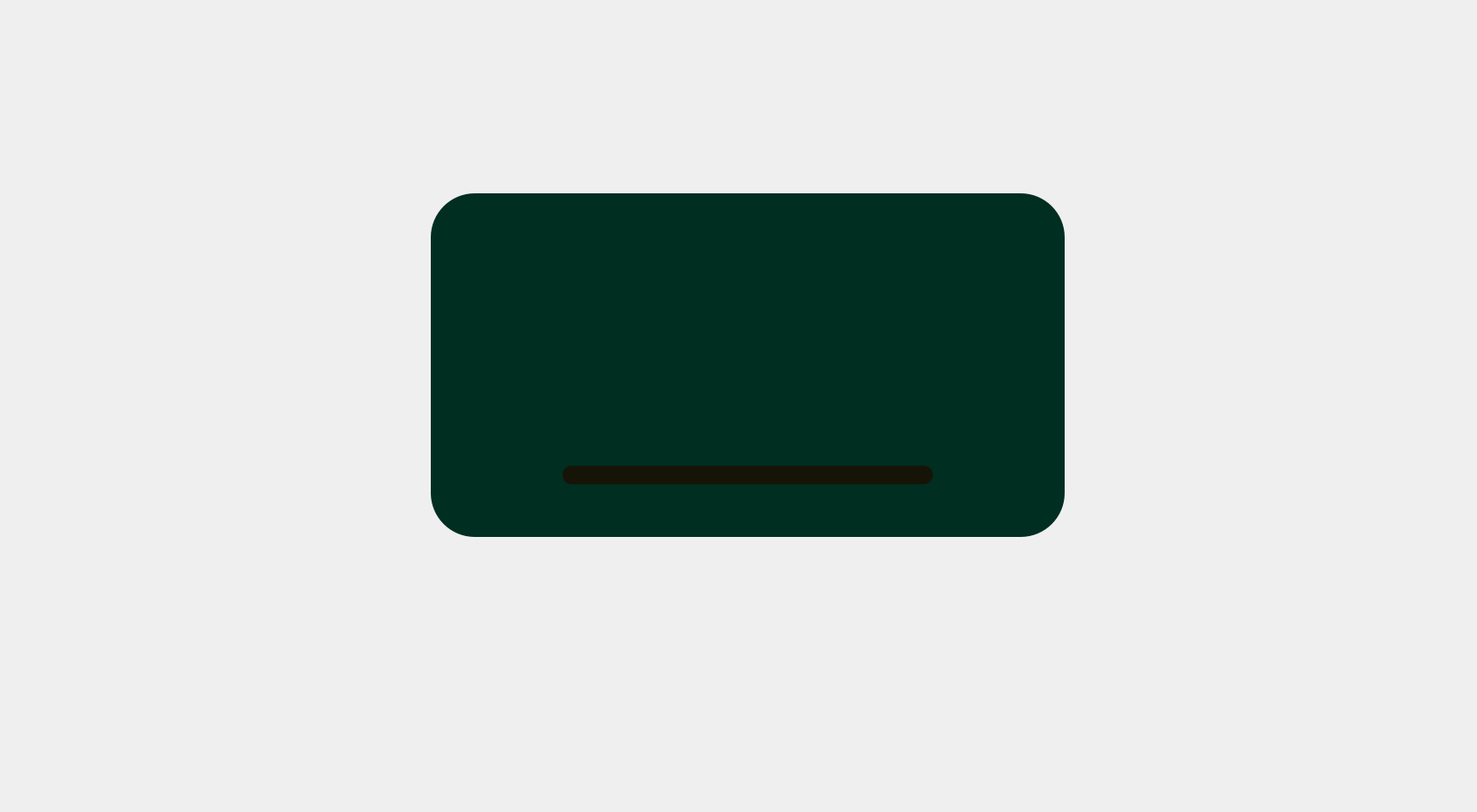
<?xml version="1.0" encoding="UTF-8"?>
<ui version="4.0">
 <class>MainWindow</class>
 <widget class="QMainWindow" name="MainWindow">
  <property name="geometry">
   <rect>
    <x>0</x>
    <y>0</y>
    <width>1680</width>
    <height>924</height>
   </rect>
  </property>
  <property name="windowTitle">
   <string>MainWindow</string>
  </property>
  <widget class="QWidget" name="centralwidget">
   <widget class="QFrame" name="dropscreen">
    <property name="geometry">
     <rect>
      <x>490</x>
      <y>220</y>
      <width>721</width>
      <height>391</height>
     </rect>
    </property>
    <property name="styleSheet">
     <string notr="true">QFrame{
	
	
	background-color: rgb(0, 46, 33);
	border-radius:50px;

}</string>
    </property>
    <property name="frameShape">
     <enum>QFrame::StyledPanel</enum>
    </property>
    <property name="frameShadow">
     <enum>QFrame::Raised</enum>
    </property>
    <widget class="QProgressBar" name="progressBar">
     <property name="geometry">
      <rect>
       <x>150</x>
       <y>310</y>
       <width>421</width>
       <height>21</height>
      </rect>
     </property>
     <property name="styleSheet">
      <string notr="true">QProgressBar{
	
	background-color: rgb(22, 20, 7);
    border-radius: 10px;
    border-color: beige;
    min-width: 10em;
    padding: 6px;
}
QProgressBar::chunk{
	background-color: rgb(75, 183, 83);
	border-radius: 10px;
    min-width: 10em;
    padding: 6px;
   	

}</string>
     </property>
     <property name="minimum">
      <number>0</number>
     </property>
     <property name="maximum">
      <number>100</number>
     </property>
     <property name="value">
      <number>0</number>
     </property>
     <property name="textVisible">
      <bool>false</bool>
     </property>
    </widget>
    <widget class="QLabel" name="label">
     <property name="geometry">
      <rect>
       <x>230</x>
       <y>140</y>
       <width>141</width>
       <height>91</height>
      </rect>
     </property>
     <property name="text">
      <string/>
     </property>
     <property name="pixmap">
      <pixmap>../../Downloads/IMG_6041-removebg.png</pixmap>
     </property>
    </widget>
    <widget class="QLabel" name="label_2">
     <property name="geometry">
      <rect>
       <x>80</x>
       <y>80</y>
       <width>611</width>
       <height>251</height>
      </rect>
     </property>
     <property name="text">
      <string/>
     </property>
     <property name="pixmap">
      <pixmap>../../Downloads/IMG_6041-removebg.png</pixmap>
     </property>
     <property name="scaledContents">
      <bool>true</bool>
     </property>
    </widget>
    <zorder>label</zorder>
    <zorder>label_2</zorder>
    <zorder>progressBar</zorder>
   </widget>
  </widget>
 </widget>
 <resources/>
 <connections/>
</ui>
